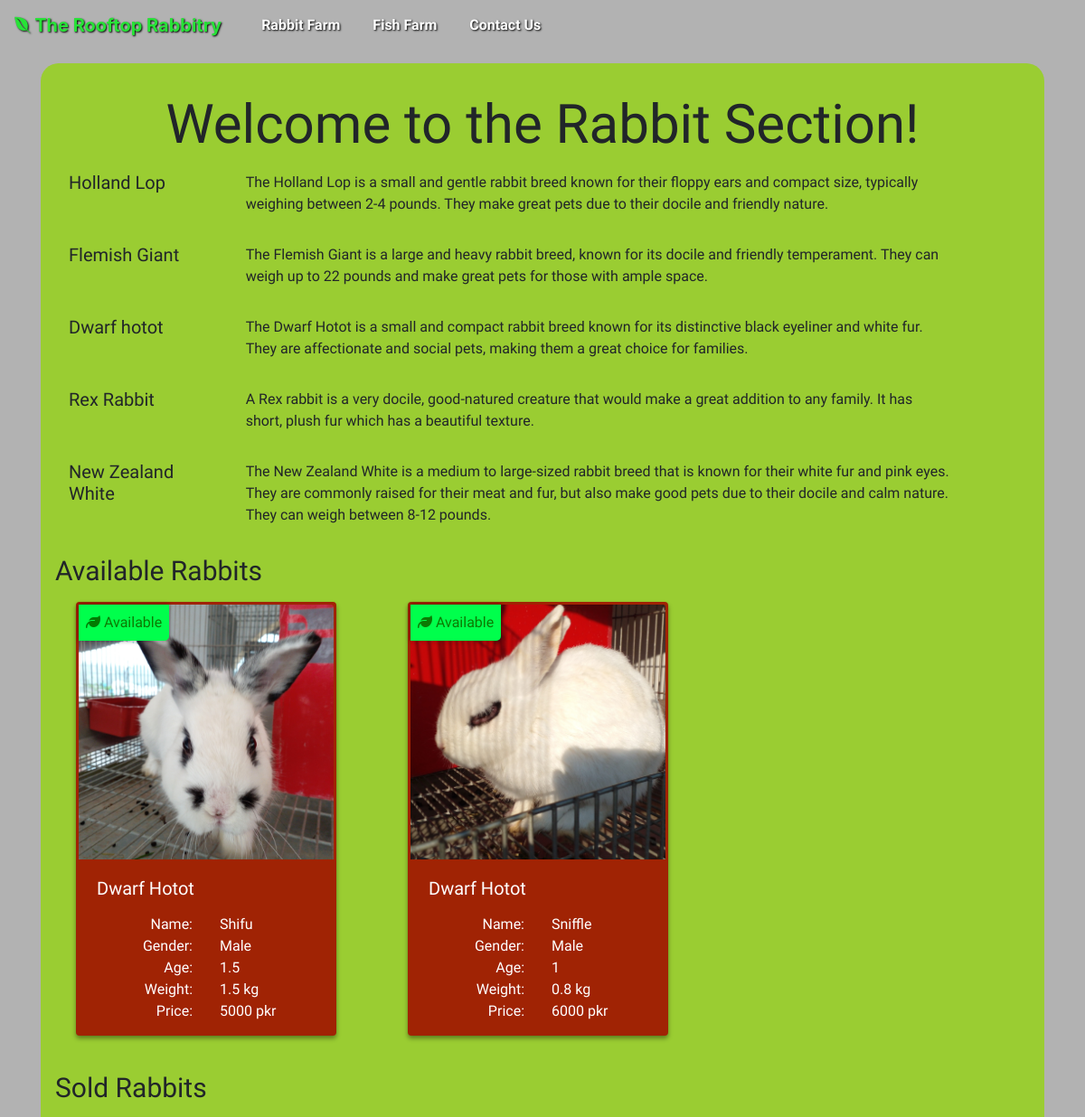
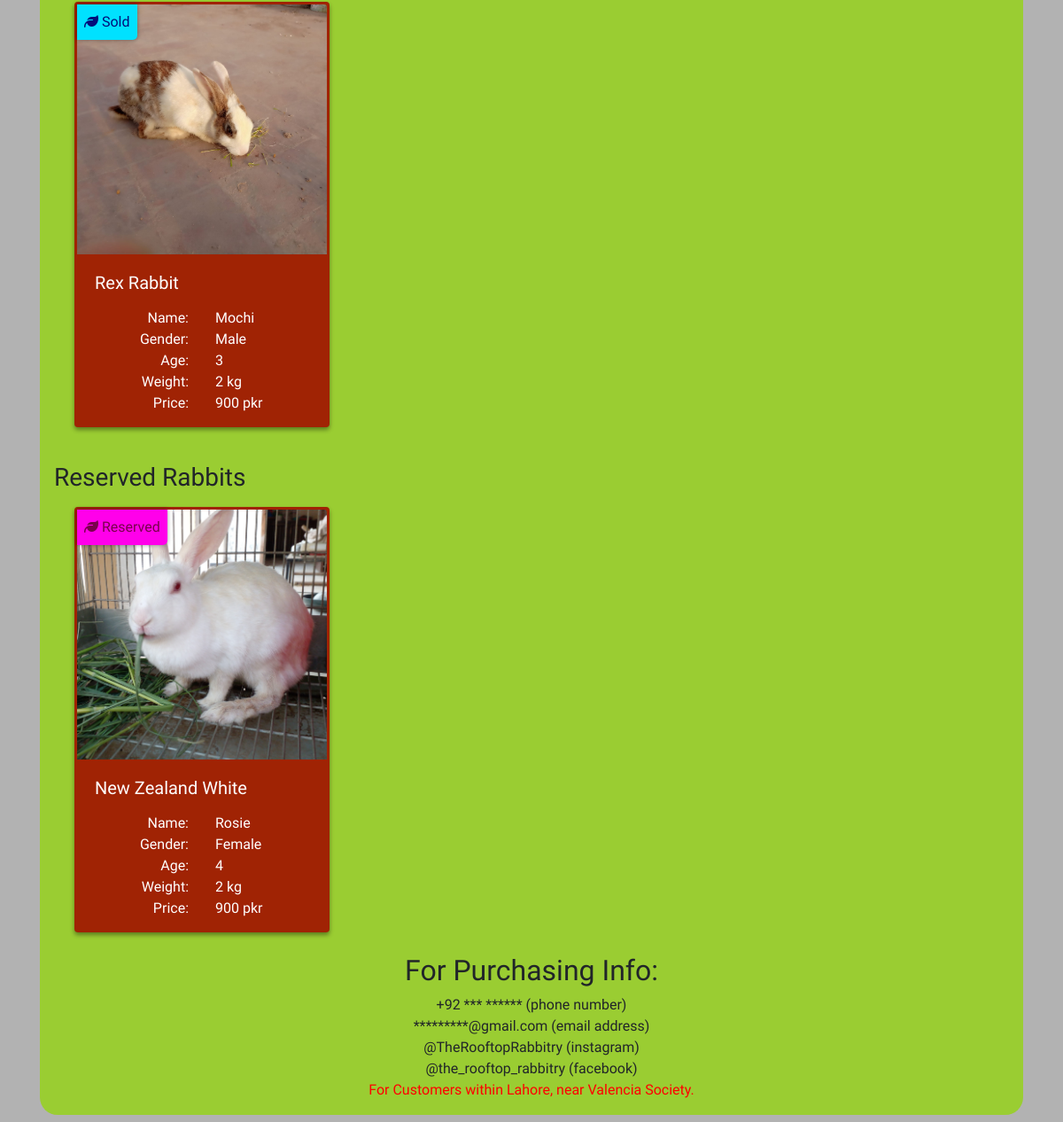
The app's page /rabbit-farm/ with its own data (2 pictures, top to bottom).
### rooftop_rabbitry/models.py (models this page shows, shortened)
class RabbitBreed(models.Model):
    breed_name = models.CharField(max_length=50)
    description = models.TextField(default='')

### rooftop_rabbitry/views.py (the view)
# urls.py: path("rabbit-farm/", views.rabbit_farm, name="rabbit-farm"),
def rabbit_farm(request):
    my_rabbits = Rabbit.objects.all()
    rabbit_breeds = RabbitBreed.objects.all()
    return render(request, 'rr/rabbit_farm.html',{'rabbits':my_rabbits, 'breeds':rabbit_breeds})

### rooftop_rabbitry/templates/rr/rabbit_farm.html
{% extends 'base2.html' %}
{% block content %}
<div class="container" style="padding-top: 70px; padding-bottom: 50px;">
    <div class="py-3" style="background-color: yellowgreen; border-radius: 20px;">
        <h1 class="text-center my-3" style="font-family: 'Cabin Sketch', cursive; font-size: 60px;">Welcome to the Rabbit Section!</h1>
        {% for breed in breeds %}
        <div class="row m-3">
            <div class="col-2 mr-3">
                <h1 style="font-family: 'Mali',cursive; font-size: 20px; margin: 0%;">
                    {{ breed.breed_name }}
                </h1>
            </div>
            <div class="col-9" style="font-family: 'Mali',cursive;">
                <p>{{breed.description}}</p>
            </div>
        </div>
        {% endfor %}
        <h3 class="m-3" style="font-family: 'Cabin Sketch', cursive; font-size: 30px;">Available Rabbits</h3>
        <div class="row ml-4">
        <div class="col-md-4 mb-4">
            <div class="card" style="width: 18rem;">
                <img class="card-img-top" src="../../static/images/shifu.jpg" alt="Card image cap">
                <span class="position-absolute top-0 end-0 p-2" style="background-color: rgb(0, 255, 76); border-radius: 0 0 5px 0; color: rgb(12, 122, 2); box-shadow: 0 0 5px rgba(0, 0, 0, 0.4);">
                    <i class="fa-sharp fa-solid fa-leaf" style="color:rgb(2, 122, 2);"></i>
                    Available
                </span>
                <div class="card-body">
                    <h5 class="card-title">Dwarf Hotot</h5>
                    <p class="card-text">
                    <div class="row my-3" style="font-family: 'Mali',cursive;">
                        <div class="col" style="text-align: end;">
                                <div>Name:</div>
                                <div>Gender:</div>
                                <div>Age:</div>
                                <div>Weight:</div>
                                <div>Price:</div>
                        </div>
                        <div class="col">
                            <div>Shifu</div>
                            <div>Male</div>
                            <div>1.5</div>
                            <div>1.5 kg</div>
                            <div>5000 pkr</div>
                        </div>
                    </div>
                    </p>
                </div>
            </div>
        </div>
        <div class="col-md-4 mb-4">
            <div class="card" style="width: 18rem;">
                <img class="card-img-top" src="../../static/images/sniffle.jpg" alt="Card image cap">
                <span class="position-absolute top-0 end-0 p-2" style="background-color: rgb(0, 255, 76); border-radius: 0 0 5px 0; color: rgb(12, 122, 2); box-shadow: 0 0 5px rgba(0, 0, 0, 0.4);">
                    <i class="fa-sharp fa-solid fa-leaf" style="color:rgb(12, 122, 2);"></i>
                    Available
                </span>
                <div class="card-body">
                    <h5 class="card-title">Dwarf Hotot</h5>
                    <p class="card-text">
                    <div class="row my-3" style="font-family: 'Mali',cursive;">
                        <div class="col" style="text-align: end;">
                                <div>Name:</div>
                                <div>Gender:</div>
                                <div>Age:</div>
                                <div>Weight:</div>
                                <div>Price:</div>
                        </div>
                        <div class="col">
                            <div>Sniffle</div>
                            <div>Male</div>
                            <div>1</div>
                            <div>0.8 kg</div>
                            <div>6000 pkr</div>
                        </div>
                    </div>
                    </p>
                </div>
            </div>
        </div>
        </div>
        <h3 class="m-3" style="font-family: 'Cabin Sketch', cursive; font-size: 30px;">Sold Rabbits</h3>
        <div class="row ml-4">
            <div class="col-md-4 mb-4">
                <div class="card" style="width: 18rem;">
                    <img class="card-img-top" src="../../static/images/mochi.jpg" alt="Card image cap">
                    <span class="position-absolute top-0 end-0 p-2" style="background-color: rgb(0, 225, 255); border-radius: 0 0 5px 0; color: rgb(2, 14, 122); box-shadow: 0 0 5px rgba(0, 0, 0, 0.4);">
                        <i class="fa-sharp fa-solid fa-leaf" style="color:rgb(2, 14, 122);"></i>
                        Sold
                    </span>
                    <div class="card-body">
                        <h5 class="card-title">Rex Rabbit</h5>
                        <p class="card-text">
                        <div class="row my-3" style="font-family: 'Mali',cursive;">
                            <div class="col" style="text-align: end;">
                                    <div>Name:</div>
                                    <div>Gender:</div>
                                    <div>Age:</div>
                                    <div>Weight:</div>
                                    <div>Price:</div>
                            </div>
                            <div class="col">
                                <div>Mochi</div>
                                <div>Male</div>
                                <div>3</div>
                                <div>2 kg</div>
                                <div>900 pkr</div>
                            </div>
                        </div>
                        </p>
                    </div>
                </div>
            </div>
        </div>
        <h3 class="m-3" style="font-family: 'Cabin Sketch', cursive; font-size: 3s0px;">Reserved Rabbits</h3>
        <div class="row ml-4">
                <div class="col-md-4 mb-4">
                    <div class="card" style="width: 18rem;">
                        <img class="card-img-top" src="../../static/images/rosie.jpg" alt="Card image cap">
                        <span class="position-absolute top-0 end-0 p-2" style="background-color: rgb(255, 0, 234); border-radius: 0 0 5px 0; color: rgb(122, 2, 76); box-shadow: 0 0 5px rgba(0, 0, 0, 0.4);">
                            <i class="fa-sharp fa-solid fa-leaf" style="color:rgb(122, 2, 76);"></i>
                            Reserved
                        </span>
                        <div class="card-body">
                            <h5 class="card-title">New Zealand White</h5>
                            <p class="card-text">
                            <div class="row my-3" style="font-family: 'Mali',cursive;">
                                <div class="col" style="text-align: end;">
                                        <div>Name:</div>
                                        <div>Gender:</div>
                                        <div>Age:</div>
                                        <div>Weight:</div>
                                        <div>Price:</div>
                                </div>
                                <div class="col">
                                    <div>Rosie</div>
                                    <div>Female</div>
                                    <div>4</div>
                                    <div>2 kg</div>
                                    <div>900 pkr</div>
                                </div>
                            </div>
                            </p>
                        </div>
                    </div>
                </div>
         </div>
        <div class="info" style="text-align: center; font-family: 'Mali', cursive;">
            <h2>For Purchasing Info:</h2>
            <div>+92 *** ****** (phone number)</div>
            <div>*********@gmail.com (email address)</div>
            <div>@TheRooftopRabbitry (instagram)</div>
            <div>@the_rooftop_rabbitry (facebook)</div>
            <div style="color: red;">For Customers within Lahore, near Valencia Society.</div>
        </div>
    </div>
</div>
{% endblock %}

### rooftop_rabbitry/templates/base2.html (shortened to what this page needs)
{% load static %}
<!DOCTYPE html>
<html lang="en">
<head>
    <link rel="stylesheet" href="../static/css/style.css">
    <link rel="stylesheet" href="https://cdn.jsdelivr.net/npm/bootstrap@4.0.0/dist/css/bootstrap.min.css">
</head>
<body>
    <nav class="navbar navbar-expand-lg fixed-top">
        <a class="navbar-brand" style="color: rgb(39, 226, 55);" href="/">
            <i class="fa-brands fa-envira"></i> The Rooftop Rabbitry</a>
        <div class="collapse navbar-collapse" id="navbarSupportedContent">
          <ul class="navbar-nav mr-auto">
            <li class="nav-item">
              <a class="nav-link" href="/rabbit-farm/">Rabbit Farm</a>
            </li>
            <li class="nav-item">
                <a class="nav-link" href="/fish-farm/">Fish Farm</a>
            </li>
            <li class="nav-item">
              <a class="nav-link" href="/contact-us/">Contact Us</a>
            </li>
          </ul>
        </div>
    </nav>
    {% block content %}
    {% endblock %}
</body>
</html>

### rooftop_rabbitry/templates/base2.html (style rules this page uses)
body { background-image: url("../../static/images/8.jpg"); background-size: cover; background-repeat: no-repeat; background-position: center center; position: relative; min-height: 100vh; }
body::before { content: ""; position: absolute; top: 0; left: 0; width: 100%; height: 100%; background-color: rgba(0, 0, 0, 0.3); z-index: -1; }
nav { background-color: transparent; }
.navbar-brand, .dropdown-toggle, .navbar-nav a { color: white; font-weight: bold; text-shadow: 1px 1px 2px black; }
.navbar-nav a { position: relative; }
.navbar-nav a::after { content: ''; position: absolute; bottom: -5px; left: 0; width: 0; height: 3px; background-color: white; transition: width 0.2s ease, left 0.2s ease; z-index: 1; }
.nav-item { margin-left: 20px; font-family: 'Mali', cursive; }
.card { font-family: 'Mali', cursive; width: 18rem; height: 30rem; background-color: rgb(160, 35, 4); color: white; border:3px solid rgb(160, 35, 4); box-shadow: 0 3px 5px rgba(0, 0, 0, 0.4); }

### records on screen
RabbitBreed: breed_name "Holland Lop", description "The Holland Lop is a small and gentle rabbit breed known for their floppy ears and compact size, typically weighing between 2-4 pounds. They make great pets due to their docile and friendly nature."
RabbitBreed: breed_name "Flemish Giant", description "The Flemish Giant is a large and heavy rabbit breed, known for its docile and friendly temperament. They can weigh up to 22 pounds and make great pets for those with ample space."
RabbitBreed: breed_name "Dwarf hotot", description "The Dwarf Hotot is a small and compact rabbit breed known for its distinctive black eyeliner and white fur. They are affectionate and social pets, making them a great choice for families."
RabbitBreed: breed_name "Rex Rabbit", description "A Rex rabbit is a very docile, good-natured creature that would make a great addition to any family. It has short, plush fur which has a beautiful texture."
RabbitBreed: breed_name "New Zealand White", description "The New Zealand White is a medium to large-sized rabbit breed that is known for their white fur and pink eyes. They are commonly raised for their meat and fur, but also make good pets due to their docile and calm nature. They can weigh between 8-12 pounds."
